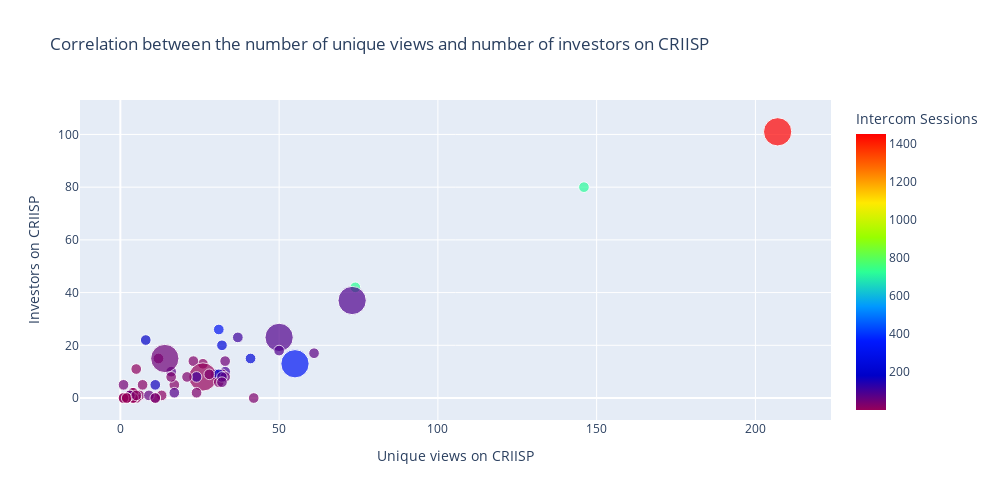

The code cell stored with this chart in its notebook:
### Code cell
fig = px.scatter(
    data_frame=df, #DataFrame
    x='Unique views on CRIISP', #ось абсцисс
    y='Investors on CRIISP', #ось ординат
    color='Intercom Sessions',
    color_continuous_scale='Rainbow',
    size='Renew',
    height=500, #высота
    width=1000, #ширина
    title='Correlation between the number of unique views and number of investors on CRIISP' #заголовок
)
fig.show()

### Figure 1 — Plotly figure (JSON) as saved in the notebook; plotly's stock layout.template omitted (floating-point values rounded to 4 significant figures)
{"data": [{"hovertemplate": "Unique views on CRIISP=%{x}<br>Investors on CRIISP=%{y}<br>Renew=%{marker.size}<br>Intercom Sessions=%{marker.color}<extra></extra>", "legendgroup": "", "marker": {"color": [50, 98, 236, 318, 13, 26, 12, 19, 10, 3, 15, 1, 16, 4, 2, 3, 1, 727, 327, 229, 109, 38, 202, 1, 7, 62, 1, 66, 1, 7, 87, 84, 163, 24, 31, 20, 78, 75, 5, 39, 181, 18, 1, 1454, 721, 71, 86, 31, 51, 92, 55, 104, 28, 30, 30, 50, 161, 20, 42], "coloraxis": "coloraxis", "size": [5, 5, 5, 5, 5, 5, 5, 5, 5, 5, 5, 5, 5, 5, 5, 5, 5, 5, 35, 5, 5, 5, 5, 35, 5, 5, 5, 5, 5, 5, 35, 35, 5, 5, 5, 5, 5, 5, 5, 5, 5, 5, 5, 35, 5, 5, 5, 5, 5, 5, 5, 5, 5, 5, 5, 35, 5, 5, 5], "sizemode": "area", "sizeref": 0.0875, "symbol": "circle"}, "mode": "markers", "name": "", "orientation": "v", "showlegend": false, "type": "scatter", "x": [33, 33, 32, 31, 26, 23, 13, 6, 5, 5, 4, 4, 4, 4, 3, 2, 1, 74, 55, 41, 37, 32, 30, 26, 11, 9, 4, 3, 2, 1, 73, 50, 31, 31, 28, 17, 17, 16, 12, 11, 8, 7, 2, 207, 146, 61, 50, 42, 33, 32, 32, 24, 24, 21, 16, 14, 11, 5, 1], "xaxis": "x", "y": [14, 10, 20, 26, 13, 14, 1, 1, 11, 0, 2, 2, 0, 0, 1, 0, 0, 42, 13, 15, 23, 9, 9, 8, 0, 1, 0, 1, 0, 0, 37, 23, 9, 6, 9, 5, 2, 10, 15, 0, 22, 5, 0, 101, 80, 17, 18, 0, 8, 8, 6, 8, 2, 8, 8, 15, 5, 1, 5], "yaxis": "y"}], "layout": {"coloraxis": {"colorbar": {"title": {"text": "Intercom Sessions"}}, "colorscale": [[0, "rgb(150,0,90)"], [0.125, "rgb(0,0,200)"], [0.25, "rgb(0,25,255)"], [0.375, "rgb(0,152,255)"], [0.5, "rgb(44,255,150)"], [0.625, "rgb(151,255,0)"], [0.75, "rgb(255,234,0)"], [0.875, "rgb(255,111,0)"], [1, "rgb(255,0,0)"]]}, "height": 500, "legend": {"itemsizing": "constant", "tracegroupgap": 0}, "title": {"text": "Correlation between the number of unique views and number of investors on CRIISP"}, "width": 1000, "xaxis": {"anchor": "y", "domain": [0, 1], "title": {"text": "Unique views on CRIISP"}}, "yaxis": {"anchor": "x", "domain": [0, 1], "title": {"text": "Investors on CRIISP"}}}}
